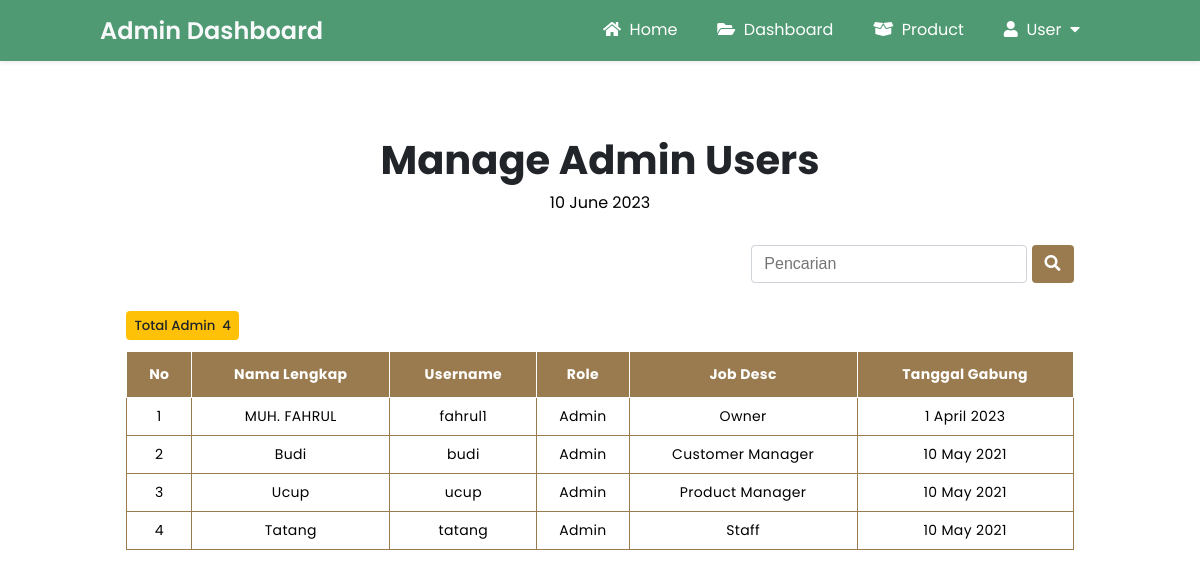
Screenshot of /admin/user-admin.php (signed in) with the database file from the repository.
### tables this page shows
CREATE TABLE IF NOT EXISTS `tbl_user` (
  `id` int NOT NULL AUTO_INCREMENT,
  `nama_lengkap` varchar(200) NOT NULL,
  `username` varchar(200) NOT NULL,
  `password` varchar(200) NOT NULL,
  `tgl_buat` varchar(200) NOT NULL,
  `status` varchar(200) NOT NULL,
  `role` varchar(200) NOT NULL,
  `job_desc` varchar(200) NOT NULL,
  `rating` varchar(200) DEFAULT NULL,
  PRIMARY KEY (`id`)
);

### config/config.php (called while the page is built, shortened)
<?php
$hostname = "localhost";
$username = "root";
$password = "";
$database = "db_cafe";
$koneksi = mysqli_connect($hostname, $username, $password, $database);
function queryUser($queryUser)
{
    global $koneksi;
    $hasil = mysqli_query($koneksi, $queryUser);
    $tampungBaris = [];
    while ($baris = mysqli_fetch_assoc($hasil)) {
        $tampungBaris[] = $baris;
    }
    return $tampungBaris;
}
?>

### admin/user-admin.php (the view, shortened to what this page needs)
<?php
require '../config/config.php';
$queryUser = queryUser("SELECT * FROM tbl_user WHERE role = 'Admin' ORDER BY job_desc = 'Owner' DESC");
$totalAdmin = count($queryUser);
?>
<!DOCTYPE html>
<html lang="en">
<head>
    <link rel="stylesheet" href="https://cdnjs.cloudflare.com/ajax/libs/font-awesome/5.15.3/css/all.min.css" />
    <link rel="stylesheet" href="../css/user.css?v=<?php echo time(); ?>">
</head>
<body>
<header class="nav-top-mg">
    <div class="logo">
        <a href="admin.php">
            Admin Dashboard
        </a>
    </div>
    <nav class="nav-bot">
        <ul>
            <li><a href="../index.php"><i class="fas fa-home"></i>&nbsp;&nbsp;Home</a></li>
            <li><a href="admin.php"><i class="fas fa-folder-open"></i>&nbsp;&nbsp;Dashboard</a></li>
            <li><a href="product.php"><i class="fas fa-box-open"></i>&nbsp;&nbsp;Product</a></li>
            <li class="dropdown1"><a href="#"><i class="fas fa-user"></i>&nbsp;&nbsp;User&nbsp;&nbsp;<i class="fas fa-caret-down"></i></a>
            </li>
        </ul>
    </nav>
</header>
<section class="tabel">
    <div class="table-container">
        <h1 class="heading">Manage Admin Users</h1>
        <p class="date"><?php echo date("j F Y"); ?></p>
<section class="pencarian">
    <div class="container">
        <form method="post">
            <input type="text" name="kata_kunci" placeholder="Pencarian">
            <button type="submit" name="cari2" class="button-pencarian">
                <i class="fas fa-search"></i>
            </button>
        </form>
    </div>
</section>
<section class="informasi">
    <h5>
        <?php
        if(isset($totalPencarian)) {
            echo "<span class='cari'>Hasil Pencarian&nbsp; " . $totalPencarian . "</span>";
        } else {
            echo "<span class='admin'>Total Admin&nbsp; " . $totalAdmin . "</span>";
        }
        ?>
    </h5>
</section>
        <table class="table">
            <thead>
                <tr>
                    <th>No</th>
                    <th>Nama Lengkap</th>
                    <th>Username</th>
                    <th>Role</th>
                    <th>Job Desc</th>
                    <?php
                    if($_SESSION['job_desc'] == 'Customer Manager' || $_SESSION['job_desc'] == 'Product Manager' || $_SESSION['job_desc'] == 'Staff') {
                        echo "<th>Tanggal Gabung</th>";
                    } else {
                        echo "<th>Opsi</th>";
                    }
                    ?>
                </tr>
            </thead>
            <tbody>
                <?php $i = 1; ?>
                <?php foreach($queryUser as $dataUser) : ?>
                <tr>
                    <td data-label="No"><?= $i; ?></td>
                    <td data-label="Nama Lengkap"><?= $dataUser['nama_lengkap']; ?></td>
                    <td data-label="Username"><?= $dataUser['username']; ?></td>
                    <td data-label="Role"><?= $dataUser['role']; ?></td>
                    <td data-label="Job Desc"><?= $dataUser['job_desc']; ?></td>
                    <?php
                    $idUser = $dataUser['id'];
                    $tgl_gabung = $dataUser['tgl_buat'];
                    if($_SESSION['job_desc'] == 'Customer Manager' || $_SESSION['job_desc'] == 'Product Manager' || $_SESSION['job_desc'] == 'Staff') {
                        echo "<td data-label='Job Desc'>$tgl_gabung</td>";
                    } else {
                        echo "<td data-label='Opsi'>
                                <a href='detail-admin.php?id=$idUser' class='btn-biru'><i class='fas fa-info-circle'></i>&nbsp;&nbsp;Detail</a>
                            </td>";
                    }
                    ?>
                </tr>
                <?php $i++; ?>
                <?php endforeach; ?>
            </tbody>
        </table>
    </div>
</section>
</body>
</html>

### css/user.css (style rules this page uses)
body { font-family: "Poppins", sans-serif; }
header { position: absolute; top: 0; left: 0; padding: 0 100px; background: #4f9a73; width: 100%; box-sizing: border-box; box-shadow: 0 0.125rem 0.25rem rgba(0, 0, 0, 0.075); z-index: 999999; }
header .logo a { margin-top: 13px; color: #f8f9fa; height: 48px; font-size: 24px; float: left; font-weight: 600; text-decoration: none; }
header nav { float: right; }
header nav ul { margin: 0; padding: 0; display: flex; }
header nav ul li { list-style: none; position: relative; }
header nav ul li a { height: 50px; line-height: 50px; padding: 5px 20px; color: #fff; text-decoration: none; display: block; }
.tabel { margin-top: 130px; margin-bottom: 75px; }
.table-container { padding: 0 10%; margin: 40px auto 0; }
.heading { font-size: 40px; text-align: center; margin-bottom: 40px; color: #212529; margin-block-end: 0em; }
p.date { text-align: center; margin-top: 0px; margin-bottom: 20px; }
.table { width: 100%; border-collapse: collapse; }
.table thead { background-color: #9a7b4f; }
.table thead tr th { font-size: 14px; font-weight: medium; letter-spacing: 0.35px; color: #fff; opacity: 1; padding: 12px; vertical-align: top; border: 0.5px solid #fff; }
.table tbody tr td { font-size: 14px; letter-spacing: 0.35px; font-weight: normal; padding: 8px; text-align: center; border: 0.5px solid #9a7b4f; }
.pencarian { margin-bottom: 25px; }
.container { text-align: right; }
input[type="text"] { margin-top: 8px; margin-bottom: 8px; width: 250px; padding: 0.375rem 0.75rem; border-radius: 0.25rem; font-size: 1rem; line-height: 1.5; border: 1px solid #ced4da; color: #212529; background-clip: padding-box; outline: none; }
button.button-pencarian { margin-top: 10px; background: #9a7b4f; color: #fff; padding: 6px 12px; border-radius: 0.25rem; border: 1px solid transparent; font-size: 1rem; line-height: 1.5; outline: none; cursor: pointer; }
h5 { margin-block-start: 1em; margin-block-end: 1.1em; }
.admin { background-color: #ffc107; padding: 5px 8px 5px 8px; border-radius: 0.25rem; color: #212529; font-weight: 500; }

### rows the page displays
tbl_user: nama_lengkap "MUH. FAHRUL", username "fahrul1", role "Admin", job_desc "Owner", tgl_buat "1 April 2023"
tbl_user: nama_lengkap "Budi", username "budi", role "Admin", job_desc "Customer Manager", tgl_buat "10 May 2021"
tbl_user: nama_lengkap "Ucup", username "ucup", role "Admin", job_desc "Product Manager", tgl_buat "10 May 2021"
tbl_user: nama_lengkap "Tatang", username "tatang", role "Admin", job_desc "Staff", tgl_buat "10 May 2021"

### other values shown
$totalAdmin "4"
